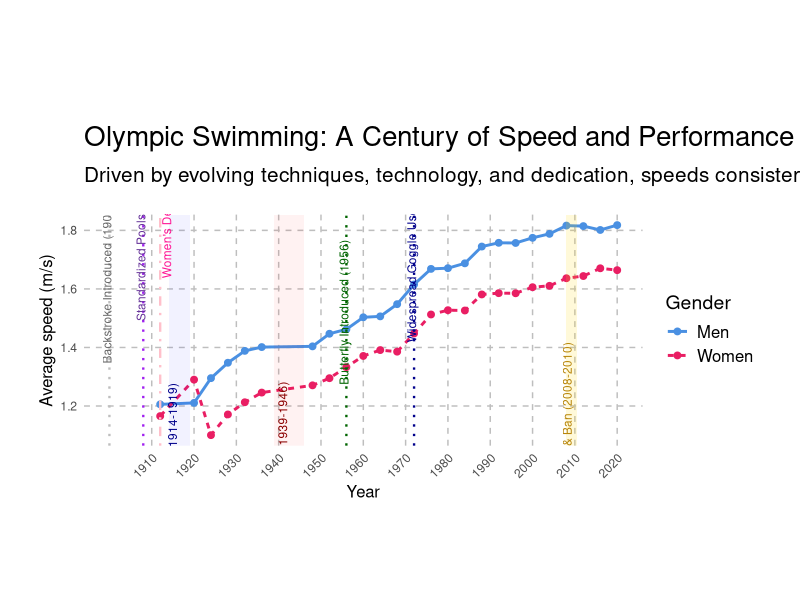
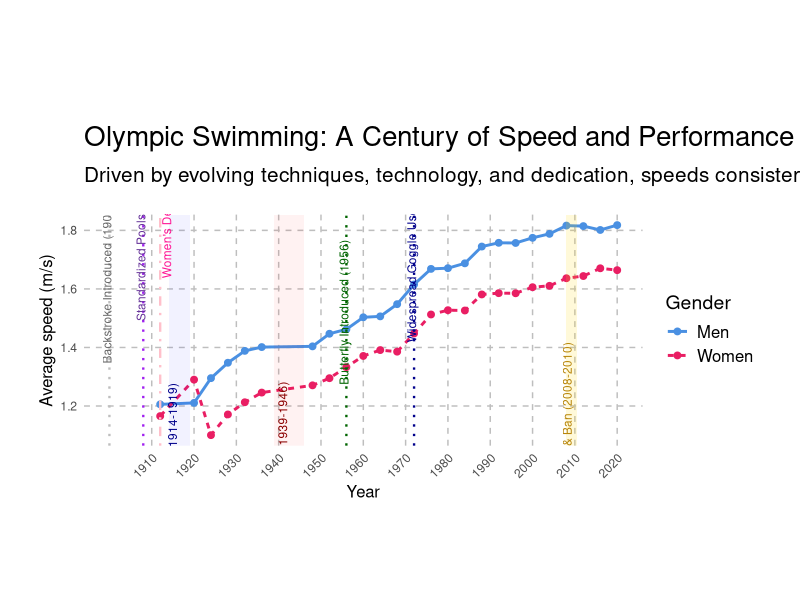

Here is the R script that generated these plots, in order:
## ---- chunk 1
library(readr)
library(dplyr)
library(ggplot2)
library(stringr)
library(tidyr)
## ---- chunk 2
# 1. Data Loading
df <- read_csv("data/olympic_swimming.csv")
## ---- chunk 3
# 2. Data Cleaning/Transformation
distance_to_meters <- function(distance_str) {
  if (is.na(distance_str)) {
    return(NA_real_)
  }
  s <- tolower(as.character(distance_str))
  s <- str_replace_all(s, "m", "")
  s <- str_trim(s)

  if (str_detect(s, "x")) {
    return(NA_real_)
  }
  return(as.numeric(s))
}

time_to_seconds <- function(time_str) {
  if (is.na(time_str)) {
    return(NA_real_)
  }
  time_str <- str_trim(as.character(time_str))

  if (nchar(time_str) == 0 || grepl("[[:alpha:]]", time_str) || grepl(" ", time_str)) {
    return(NA_real_)
  }

  colon_count <- str_count(time_str, ":")

  if (colon_count == 2) {
    parts <- as.numeric(str_split(time_str, ":")[[1]])
    return(parts[1] * 3600 + parts[2] * 60 + parts[3])
  } else if (colon_count == 1) {
    parts <- as.numeric(str_split(time_str, ":")[[1]])
    return(parts[1] * 60 + parts[2])
  } else {
    return(as.numeric(time_str))
  }
}

df <- df %>%
  rowwise() %>%
  mutate(
    Distance_m = distance_to_meters(`Distance (in meters)`),
    time_sec = time_to_seconds(Results)
  ) %>%
  ungroup()
## ---- chunk 4
# 3. Filtering and 4. Calculate Speed
df_cleaned <- df %>%
  filter(`Relay?` == 0) %>%
  drop_na(time_sec, Distance_m) %>%
  mutate(speed = Distance_m / time_sec)
## ---- chunk 5
# 5. Aggregation
df_summary <- df_cleaned %>%
  group_by(Year, Gender) %>%
  summarise(speed = mean(speed, na.rm = TRUE)) %>%
  ungroup()
## ---- chunk 6
# 6. Plotting (using ggplot2)
p <- ggplot(df_summary, aes(x = Year, y = speed, color = Gender)) +
  geom_line(aes(linetype = Gender), linewidth = 1) +
  geom_point(size = 2) +
  scale_color_manual(values = c("Men" = "#4A90E2", "Women" = "#E91E63")) +
  labs(
    x = "Year",
    y = "Average speed (m/s)",
    title = "Olympic Swimming: A Century of Speed and Performance",
    subtitle = "Driven by evolving techniques, technology, and dedication, speeds consistently improved."
  ) +
  theme_minimal() +
  theme(
    plot.title = element_text(hjust = 0, size = 20, margin = margin(t = 20, b = 10)), # Increased bottom margin for title
    plot.subtitle = element_text(hjust = 0, size = 15, margin = margin(b = 20)),
    axis.title = element_text(size = 12),
    legend.title = element_text(size = 14),
    legend.text = element_text(size = 12),
    panel.grid.major = element_line(linetype = "dashed", color = "gray"),
    panel.grid.minor = element_blank(),
    plot.margin = unit(c(2.5, 1, 2.5, 1), "cm") # Increased top and bottom margins for more space
  )

# Get y-axis limits from the data for relative positioning of annotations
min_y_data <- min(df_summary$speed, na.rm = TRUE)
max_y_data <- max(df_summary$speed, na.rm = TRUE)

# Calculate bottom annotation y-position based on plot height
# Using 2% of the data range from the bottom for consistency with previous intent
y_pos_bottom_annotations <- min_y_data + (max_y_data - min_y_data) * 0.02

# Add annotations (rectangles for shaded areas, vlines for dotted lines)
# Tech-suit Era & Ban (2008-2010)
p <- p + annotate("rect", xmin = 2008, xmax = 2010.5, ymin = -Inf, ymax = Inf,
                  fill = "gold", alpha = 0.15) +
  annotate("text", x = (2008 + 2010.5) / 2, y = y_pos_bottom_annotations,
           label = "Tech-suit Era & Ban (2008-2010)", angle = 90,
           vjust = 0, hjust = 0.5, color = "darkgoldenrod", size = 3)

# WWII (1939-1946)
p <- p + annotate("rect", xmin = 1939, xmax = 1946, ymin = -Inf, ymax = Inf,
                  fill = "red", alpha = 0.05) +
  annotate("text", x = 1942, y = y_pos_bottom_annotations,
           label = "WWII (1939-1946)", angle = 90,
           vjust = 0, hjust = 0.5, color = "darkred", size = 3)

# WWI (1914-1919)
p <- p + annotate("rect", xmin = 1914, xmax = 1919, ymin = -Inf, ymax = Inf,
                  fill = "blue", alpha = 0.05) +
  annotate("text", x = 1916, y = y_pos_bottom_annotations,
           label = "WWI (1914-1919)", angle = 90,
           vjust = 0, hjust = 0.5, color = "darkblue", size = 3)

# Widespread Goggle Use (from ~1970s)
p <- p + geom_vline(xintercept = 1972, linetype = "dotted", color = "darkblue", linewidth = 0.8) +
  annotate("text", x = 1972.5, y = max_y_data * 0.78,
           label = "Widespread Goggle Use (from ~1970s)", angle = 90,
           vjust = 0, hjust = 0, color = "darkblue", size = 3)

# Women’s debut (1912)
p <- p + geom_vline(xintercept = 1912, linetype = "dotdash", color = "pink", linewidth = 0.8) +
  annotate("text", x = 1912.5, y = max_y_data * 0.9,
           label = "Women's Debut (1912)", angle = 90,
           vjust = 1, hjust = 0, color = "deeppink", size = 3)

# Standardized Pools (from 1908)
p <- p + geom_vline(xintercept = 1908, linetype = "dotted", color = "purple", linewidth = 0.8) +
  annotate("text", x = 1908.5, y = max_y_data * 0.82,
           label = "Standardized Pools (from 1908)", angle = 90,
           vjust = 0, hjust = 0, color = "#663399", size = 3)

# Butterfly Introduction (1956)
p <- p + geom_vline(xintercept = 1956, linetype = "dotted", color = "darkgreen", linewidth = 0.8) +
  annotate("text", x = 1956.5, y = max_y_data * 0.70,
           label = "Butterfly Introduced (1956)", angle = 90,
           vjust = 0, hjust = 0, color = "darkgreen", size = 3)

# Backstroke Introduction (1900)
p <- p + geom_vline(xintercept = 1900, linetype = "dotted", color = "gray", linewidth = 0.8) +
  annotate("text", x = 1900.5, y = max_y_data * 0.74,
           label = "Backstroke Introduced (1900)", angle = 90,
           vjust = 0, hjust = 0, color = "dimgray", size = 3)


# 7. X-axis ticks modification (label every 10 years, starting from a clean decade)
p <- p + scale_x_continuous(breaks = seq(floor(min(df_summary$Year) / 10) * 10, ceiling(max(df_summary$Year) / 10) * 10, by = 10)) +
  theme(axis.text.x = element_text(angle = 45, hjust = 1))

# Explicitly print the plot object (Quarto will pick this up for display)
print(p)

# Save the plot to a file (optional, Quarto can also save plots automatically)
ggsave("olympic_swimming_trends_R.png", plot = p, width = 15, height = 8, units = "in")
